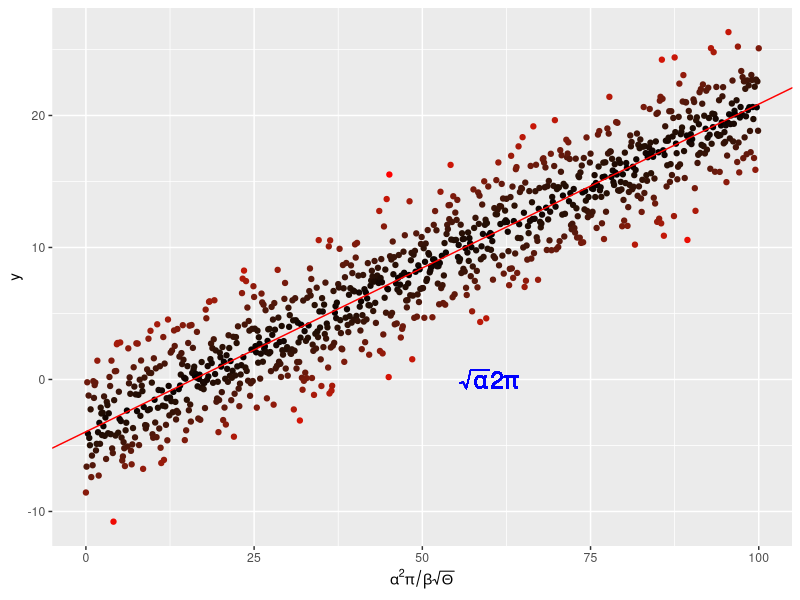
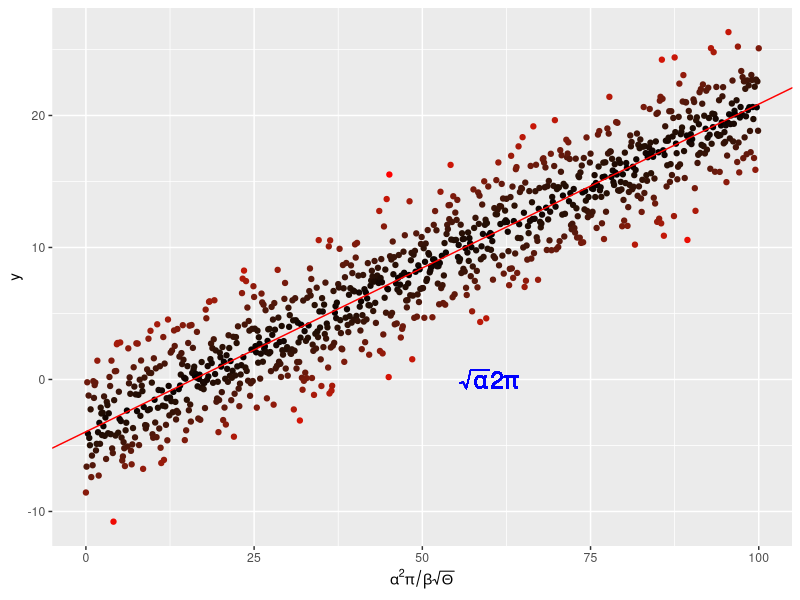

Recreate these plots in R, in order.
# Loading required packages
library(ggplot2)

# create the data
x <- seq(0, 100, by = 0.1)
y <- -4. + 0.25 * x +
  rnorm(length(x), mean = 0., sd = 2.5)

# and put them in a dataframe
my_data <- data.frame(x = x, y = y)

# perform a linear regression
my_lm <- summary(lm(y ~ x, data = my_data))

# plot the data
p <-  ggplot(my_data, aes(x = x, y = y,
                          colour = abs(my_lm$residual))
) +
  geom_point() +
  scale_colour_gradient(low = "black", high = "red") +
  theme(legend.position = "none") +
  scale_x_continuous(
    expression(alpha^2 * pi / beta * sqrt(Theta)))

# add the regression line
p <- p + geom_abline(
  intercept = my_lm$coefficients[1][1],
  slope = my_lm$coefficients[2][1],
  colour = "red")
# throw some math on the plot
p <- p + geom_text(aes(x = 60, y = 0,
                       label = "sqrt(alpha) * 2* pi"), 
                   parse = TRUE, size = 6, 
                   colour = "blue")

p

pdf("../results/MyLinReg.pdf")
print(p)
dev.off()